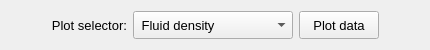
       <widget class="QFrame" name="frame_plot_buttons">
        <property name="maximumSize">
         <size>
          <width>16777215</width>
          <height>48</height>
         </size>
        </property>
        <property name="frameShape">
         <enum>QFrame::NoFrame</enum>
        </property>
        <property name="frameShadow">
         <enum>QFrame::Raised</enum>
        </property>
        <layout class="QGridLayout" name="gridLayout_19">
         <item row="0" column="1">
          <widget class="QLabel" name="label_50">
           <property name="minimumSize">
            <size>
             <width>0</width>
             <height>28</height>
            </size>
           </property>
           <property name="maximumSize">
            <size>
             <width>16777215</width>
             <height>28</height>
            </size>
           </property>
           <property name="font">
            <font>
             <pointsize>10</pointsize>
            </font>
           </property>
           <property name="text">
            <string>Plot selector:</string>
           </property>
           <property name="alignment">
            <set>Qt::AlignRight|Qt::AlignTrailing|Qt::AlignVCenter</set>
           </property>
          </widget>
         </item>
         <item row="0" column="2">
          <widget class="QComboBox" name="comboBox_plot_type">
           <property name="minimumSize">
            <size>
             <width>160</width>
             <height>28</height>
            </size>
           </property>
           <property name="maximumSize">
            <size>
             <width>200</width>
             <height>28</height>
            </size>
           </property>
           <property name="font">
            <font>
             <pointsize>10</pointsize>
            </font>
           </property>
           <item>
            <property name="text">
             <string> Fluid density</string>
            </property>
           </item>
           <item>
            <property name="text">
             <string> Speed of sound</string>
            </property>
           </item>
           <item>
            <property name="text">
             <string> Surface impedance</string>
            </property>
           </item>
           <item>
            <property name="text">
             <string> Absorption coefficient</string>
            </property>
           </item>
          </widget>
         </item>
         <item row="0" column="4">
          <spacer name="horizontalSpacer_19">
           <property name="orientation">
            <enum>Qt::Horizontal</enum>
           </property>
           <property name="sizeHint" stdset="0">
            <size>
             <width>40</width>
             <height>20</height>
            </size>
           </property>
          </spacer>
         </item>
         <item row="0" column="3">
          <widget class="QPushButton" name="pushButton_plot_data">
           <property name="minimumSize">
            <size>
             <width>80</width>
             <height>28</height>
            </size>
           </property>
           <property name="maximumSize">
            <size>
             <width>220</width>
             <height>28</height>
            </size>
           </property>
           <property name="font">
            <font>
             <pointsize>10</pointsize>
            </font>
           </property>
           <property name="text">
            <string>Plot data</string>
           </property>
          </widget>
         </item>
         <item row="0" column="0">
          <spacer name="horizontalSpacer_20">
           <property name="orientation">
            <enum>Qt::Horizontal</enum>
           </property>
           <property name="sizeHint" stdset="0">
            <size>
             <width>40</width>
             <height>20</height>
            </size>
           </property>
          </spacer>
         </item>
        </layout>
       </widget>
